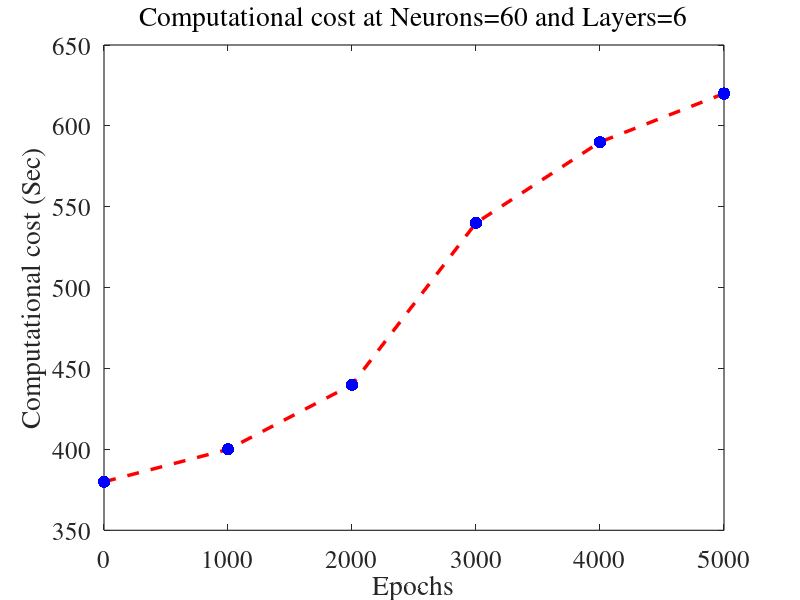

Recreate this plot in MATLAB.
%The code for the research presented in the paper titled "A deep learning method for empirical spectral prediction and inverse design of all-optical nonlinear plasmonic ring resonator switches
%@authors: Ehsan Adibnia, Majid Ghadrdan and Mohammad Ali Mansouri-Birjandi
%Corresponding author: mansouri@ece.usb.ac.ir
%This code is corresponding to the Forward Deep Neural Network (DNN) section of the article.
%This code regenerates the Fig S3b of the Supplementary Information of the paper.
%Please cite the paper in any publication using this code.
%% =======================================================================
clc;
clear all;
% epochs
x = [1 1000 2000 3000 4000 5000];
% computational cost 
y = [380 400 440 540 590 620];
sizes = [80, 80, 80, 80, 80, 80];
coefficients = polyfit(x, y, 8); 
fitted_values = polyval(coefficients, x);  
plot(x, fitted_values, '--','color', 'red', 'linewidth', 2.5)
hold on
scatter(x, y, sizes, 'filled', 'MarkerFaceColor', 'blue', 'linewidth', 2.85 )
ylabel('Computational cost (Sec)');
xlabel('Epochs');
zlabel('Computational cost (Sec)');
title('Computational cost at Neurons=60 and Layers=6', 'FontWeight', 'normal')
get(gca,'fontname')
set(gca,'fontname','times')
set(gca,'fontsize',18)
set(gca,'linewidth',0.85)
grid off